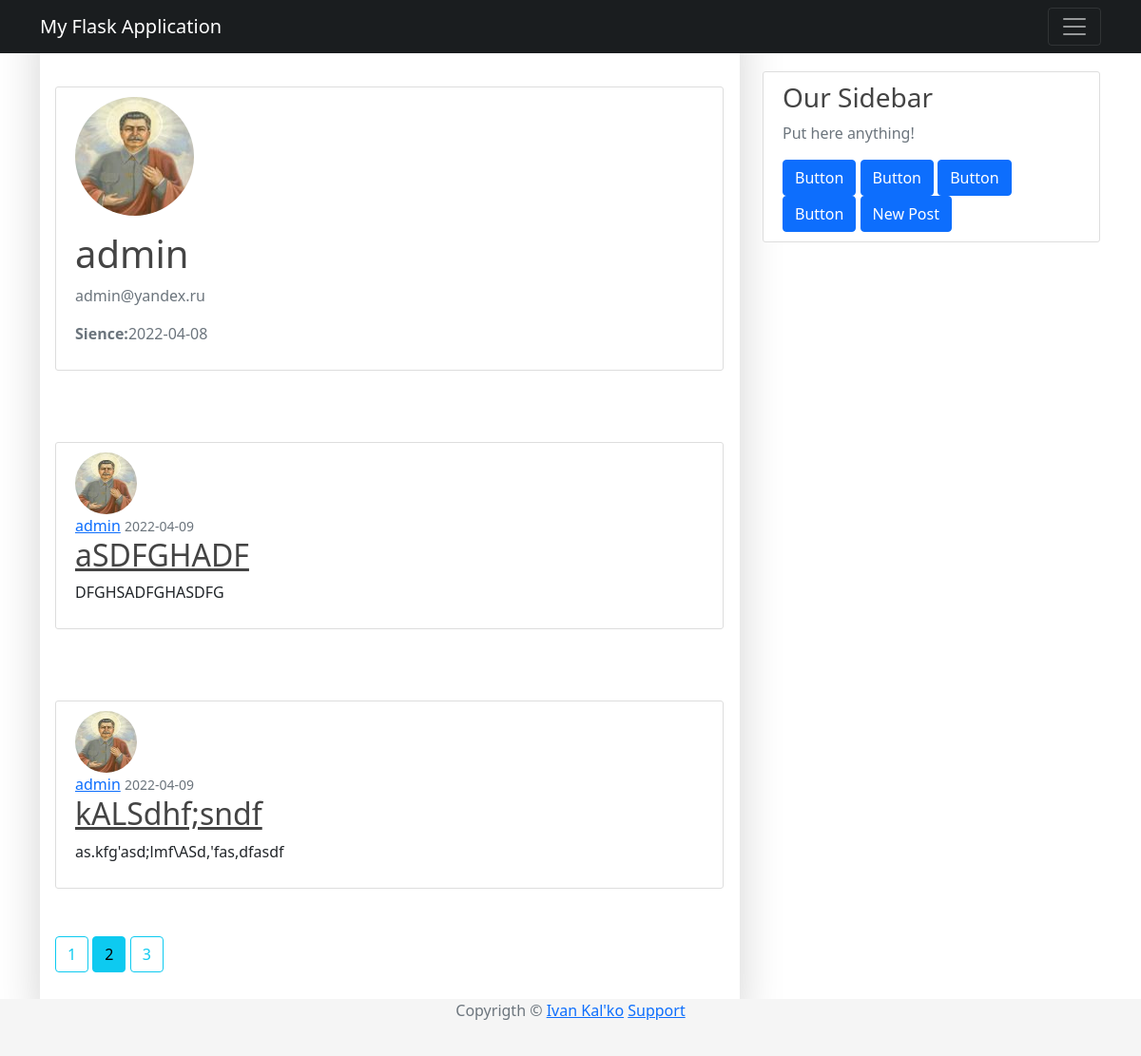
The page /user/admin?page=2 (signed in) on the database its author committed.
### app/models/user.py (models this page shows, shortened)
class User(UserMixin, db.Model):
    __tablename__ = "users"
    id = db.Column(db.Integer, primary_key=True)
    username = db.Column(db.String(64), unique=True, nullable=False)
    password_hash = db.Column(db.String(128), nullable=False)
    email = db.Column(db.String(120), nullable=False, unique=True)
    image_file = db.Column(db.String(20), nullable=False, default="default.png")
    join_date = db.Column(db.DateTime, nullable=False, default=datetime.utcnow)
    posts = db.relationship('Post', backref='author', lazy=True)

### app/models/post.py (models this page shows, shortened)
class Post(db.Model):
    __tablename__ = "posts"
    id = db.Column(db.Integer, primary_key=True)
    title = db.Column(db.String(100), nullable=False)
    timestamp = db.Column(db.DateTime, nullable=False, default=datetime.utcnow)
    content = db.Column(db.Text, nullable=False)
    user_id = db.Column(db.Integer, db.ForeignKey("users.id"), nullable=False)
    comment = db.relationship('Comment', backref='article', lazy=True)

### app/routes/user.py (the view)
@app.route("/user/<string:username>")
@login_required
def user_public(username:str):
    page = request.args.get("page", 1, type=int)
    user = User.query.filter_by(username=username).first_or_404()
    posts = Post.query.filter_by(author=user).order_by(Post.timestamp.desc()).paginate(page=page, per_page=2)
    return render_template("user_public.html", posts=posts, user=user, title=f"{user.username}'s profile")

### app/models/user.py (called while the page is built)
@login.user_loader
def load_user(id:int) -> User:
    return User.query.get(int(id))

### app/templates/user_public.html
{% extends "base.html" %}
{% block content %}
    <div class="content-section">
        <div class="media">
            <img class="rounded-circle account-img" src="{{ url_for('static' , filename='images/profiles/' + user.image_file) }}">
            <div class="media-body">
                <h2 class="account-heading">{{ user.username }}</h2>
                <p class="text-secondary">{{ user.email }}</p>
                <p class="text-secondary"><b>Sience:</b>{{ user.join_date.strftime('%Y-%m-%d')}}</p>
            </div>
        </div>
    </div>
    {% for post in posts.items %}
    <article class="media content-section">
        <img class="rounded-circle article-img" src = "{{ url_for('static', filename='images/profiles/' + post.author.image_file) }}">
        <div class="media-body">
            <div class="article-metadata">
                <a class="mr-2" href="{{ url_for('user_public', username=post.author.username )}}">{{ post.author.username }}</a>
                <small class="text-muted">{{ post.timestamp.strftime('%Y-%m-%d') }}</small>
            </div>
            <h2><a class="article-title" href="{{ url_for('post', id=post.id )}}">{{ post.title }}</a></h2>
            <p class="article-content">{{ post.content }}</p>
        </div>
    </article>
    {% endfor %}
    {% for page_num in posts.iter_pages() %}
        {% if page_num %}
            {% if posts.page == page_num %}
                <a class="btn btn-info mb-4" href="{{ url_for('user_public', username=user.username,  page=page_num )}}">{{ page_num }}</a>
            {% else %}
                <a class="btn btn-outline-info mb-4" href="{{ url_for('user_public', username=user.username, page=page_num )}}">{{ page_num }}</a>
            {% endif %}
        {% else %}
            ...
        {% endif %}
    {% endfor %}
{% endblock %}

### app/static/css/base.css (style rules this page uses)
body { background: #fafafa; color: #333333; margin-top: 5rem; }
h1, h2, h3, h4, h5, h6 { color : #444444; }
.content-section { background: #ffffff; padding: 10px 20px; border: 1px solid #dddddd; border-radius: 3px; margin-right: 1px; margin-top: 75px; margin-bottom: 50px; }
.article-title { color: #444444; }
.article-content { white-space: pre-line; }
.article-img { height: 65px; width: 65px; margin-right: 16px; }
.account-img { height: 125px; width: 125px; margin-right: 20px; margin-bottom: 16px; }
.account-heading { font-size: 2.5rem; }
html * { -webkit-font-smoothing: antialiased; -moz-osx-font-smoothing: grayscale; }
body { color: #67748e; font-weight: 400; line-height: 1.6; background-color: #fff; }
body { margin: 0; font-family: var(--bs-font-sans-serif); font-size: 1rem; line-height: 1.5; -webkit-text-size-adjust: 100%; -webkit-tap-highlight-color: rgba(0,0,0,0); }
:root { --bs-blue: #63b3ed; --bs-indigo: #596cff; --bs-purple: #6f42c1; --bs-pink: #d63384; --bs-red: #f56565; --bs-orange: #fd7e14; --bs-yellow: #fbd38d; --bs-green: #81e6d9; --bs-teal: #20c997; --bs-cyan: #0dcaf0; --bs-gray: #6c757d; --bs-gray-dark: #343a40; --bs-primary: #cb0c9f; --bs-secondary: #8392ab; --bs-success: #82d616; --bs-info: #17c1e8; --bs-warning: #f53939; --bs-danger: #ea0606; --bs-light: #e9ecef; --bs-dark: #252f40; --bs-white: #fff; --bs-font-sans-serif: Open Sans; --bs-font-monospace: SFMono-Regular,Menlo,Monaco,Consolas,"Liberation Mono","Courier New",monospace; --bs-gradient: linear-gradient(180deg,hsla(0,0%,100%,.15),hsla(0,0%,100%,0)); }

### rows shown on the page
User: image_file (picture), username "admin", email "admin@yandex.ru", join_date "2022-04-08"
Post: image_file (picture), author.username "admin", timestamp "2022-04-09", title "aSDFGHADF", content "DFGHSADFGHASDFG"
Post: image_file (picture), author.username "admin", timestamp "2022-04-09", title "kALSdhf;sndf", content "as.kfg'asd;lmf\\ASd,'fas,dfasdf"

### other values the page prints
{{ page_num }} "1" "3"
{{ page_num }} "2"
